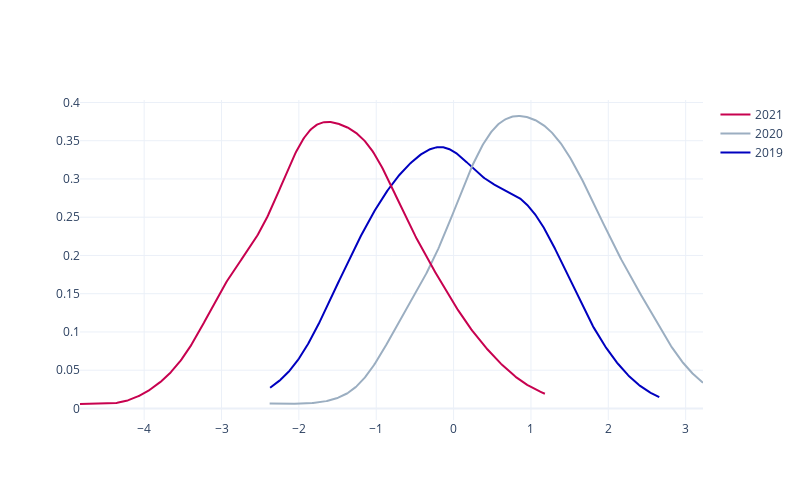

The notebook cell this image was saved under:
### Markdown cell above
## Distributions

### Code cell
# Even though the theme is registered, for figure factory plots the colors need to be manually set.
from plotly.figure_factory import create_distplot

df = pd.DataFrame(
    {
        "2019": np.random.randn(200),
        "2020": np.random.randn(200) + 1,
        "2021": np.random.randn(200) - 1.5,
    }
)


fig = create_distplot(
    [df[c] for c in df.columns],
    df.columns,
    curve_type="kde",
    show_rug=False,
    bin_size=0.4,
    show_hist=False,
    colors=pio.templates["statworx_plotly_theme"].layout.colorway,
)


fig.update_layout(
    width=800,
    height=500,
)
fig.show()

### Figure 1 — Plotly figure (JSON) as saved in the notebook; plotly's stock layout.template omitted (floating-point values rounded to 4 significant figures; data arrays with more than 128 entries replaced by an {"elided": "..."} marker saying what was removed)
{"data": [{"legendgroup": "2019", "marker": {"color": "#0000bf"}, "mode": "lines", "name": "2019", "showlegend": true, "type": "scatter", "x": {"elided": "500 float values"}, "xaxis": "x", "y": {"elided": "500 float values"}, "yaxis": "y"}, {"legendgroup": "2020", "marker": {"color": "#9baec1"}, "mode": "lines", "name": "2020", "showlegend": true, "type": "scatter", "x": {"elided": "500 float values"}, "xaxis": "x", "y": {"elided": "500 float values"}, "yaxis": "y"}, {"legendgroup": "2021", "marker": {"color": "#c7014f"}, "mode": "lines", "name": "2021", "showlegend": true, "type": "scatter", "x": {"elided": "500 float values"}, "xaxis": "x", "y": {"elided": "500 float values"}, "yaxis": "y"}], "layout": {"barmode": "overlay", "height": 500, "hovermode": "closest", "legend": {"traceorder": "reversed"}, "width": 800, "xaxis": {"anchor": "y2", "domain": [0, 1], "zeroline": false}, "yaxis": {"anchor": "free", "domain": [0, 1], "position": 0}}}
